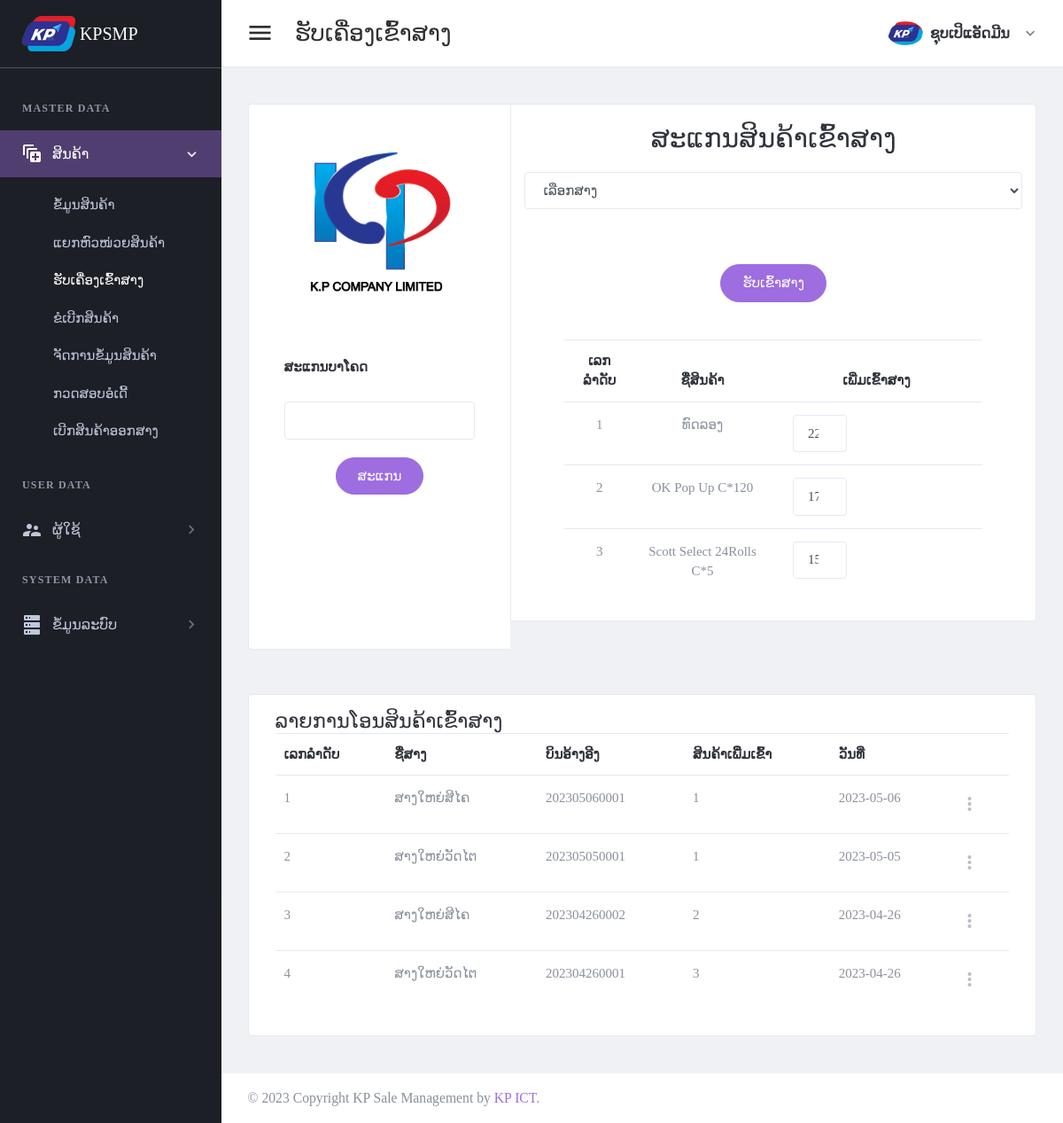
The page /page/stock-in-admin.php (signed in) on the database its author committed.
### tables this page shows
CREATE TABLE `tbl_header_title` (
  `ht_id` int(11) NOT NULL,
  `ht_name` varchar(300) DEFAULT NULL
);

CREATE TABLE `tbl_sub_title` (
  `st_id` int(11) NOT NULL,
  `st_name` varchar(300) DEFAULT NULL,
  `icon_code` varchar(100) DEFAULT NULL,
  `ht_id` int(11) DEFAULT NULL
);

CREATE TABLE `tbl_page_title` (
  `pt_id` int(11) NOT NULL,
  `pt_name` varchar(300) DEFAULT NULL,
  `ptf_name` varchar(100) DEFAULT NULL,
  `st_id` int(11) DEFAULT NULL
);

CREATE TABLE `tbl_stock_in_warehouse` (
  `siw_id` int(11) NOT NULL,
  `siw_bill_number` varchar(30) DEFAULT NULL,
  `bill_type` int(11) DEFAULT NULL,
  `br_id` int(11) DEFAULT NULL,
  `wh_id` int(11) DEFAULT NULL,
  `add_by` int(11) DEFAULT NULL,
  `date_register` date DEFAULT NULL
);

CREATE TABLE `tbl_warehouse` (
  `wh_id` int(11) NOT NULL,
  `wh_name` varchar(150) DEFAULT NULL,
  `wh_status` int(11) DEFAULT NULL,
  `wh_type` int(11) DEFAULT NULL,
  `br_id` int(11) DEFAULT NULL,
  `add_by` int(11) DEFAULT NULL,
  `date_register` date DEFAULT NULL
);

### setting/checksession.php (called while the page is built, shortened)
<?php
	if($_SESSION['id_users'] == "" )
	{
	header("location:logout.php");
	}
	  else{
		$id_users = $_SESSION["id_users"];
		$role_id = $_SESSION["role_id"];
	}
?>

### page/stock-in-admin.php (the view, shortened to what this page needs)
<?php
include("../setting/checksession.php");
include("../setting/conn.php");
$header_name = "ຮັບເຄື່ອງເຂົ້າສາງ";
$header_click = "2";
?>
<!DOCTYPE html>
<html lang="en" dir="ltr">
<head>
    <?php
    include("../setting/callcss.php");
    ?>
</head>
<body class="navbar-fixed sidebar-fixed" id="body">
    <div class="wrapper">
        <?php include "menu.php"; ?>
        <div class="page-wrapper">
            <?php
            include "header.php";
            ?>
            <div class="content-wrapper">
                <div class="content">
                    <div class="row no-gutters">
                        <div class="col-lg-4 col-xxl-3">
                            <div class="card card-default chat-left-sidebar" style="height: 100%;">
                                <div class="card-default ">
                                    <div class="card-header">
                                        <div class="form-group  col-lg-12">
                                            <img src="../images/Kp-Logo.png" width="100%" height="100%" alt="Mono">
                                        </div>
                                        <div class="row">
                                            <form method="post" class="contact-form card-header px-0  text-center" id="scanitemfrom">
                                                <div class="input-group px-5 mt-1">
                                                    <label class="text-dark font-weight-medium"> ສະແກນບາໂຄດ </label>
                                                </div>
                                                <div class="input-group px-5 p-4">
                                                    <input type="text" id="box_barcode" name="box_barcode" class="form-control" autofocus>
                                                </div>
                                                <div class="form-group  col-lg-12">
                                                    <label class="text-dark font-weight-medium">
                                                        <button type="submit" name="btn_add" id="btn_add" class="btn btn-primary mb-2 btn-pill">ສະແກນ </button>
                                                    </label>
                                                </div>
                                            </form>
                                        </div>
                                    </div>
                                </div>
                            </div>
                        </div>
                        <div class="col-lg-8 col-xxl-9">
                            <form method="post" id="submittrack">
                                <div class="card card-default chat-right-sidebar text-center" style="height: 100%;">
                                    <h2 class="mt-4 "> ສະແກນສິນຄ້າເຂົ້າສາງ </h2>
                                    <div class="form-group col-lg-12 mt-4">
                                        <div class="form-group">
                                            <select class=" form-control font" name="wh_id" id="wh_id">
                                                <option value=""> ເລືອກສາງ </option>
                                            </select>
                                        </div>
                                    </div>
                                    <div class="d-flex justify-content-center mt-6">
                                        <button type="submit" class="btn btn-primary mb-2 btn-pill">ຮັບເຂົ້າສາງ</button>
                                    </div>
                                    <div class="card-body pb-0 " data-simplebar>
                                        <div class="card-body">
                                            <table id="" class="table table-hover table-product" style="width:100%">
                                                <thead>
                                                    <tr>
                                                        <th>ເລກລຳດັບ</th>
                                                        <th>ຊື່ສິນຄ້າ</th>
                                                        <th>ເພີ່ມເຂົ້າສາງ</th>
                                                    </tr>
                                                </thead>
                                                <tbody>
                                                    <?php
                                                    $stmt4 = $conn->prepare("select a.item_id,item_name,sum(item_values) as item_values
                                                    from tbl_stock_in_warehouse_detail_pre a
                                                    left join tbl_item_data b on a.item_id = b.item_id
                                                    where add_by='$id_users'
                                                    group by item_name,a.item_id
                                                    order by siwdp_id  desc ");
                                                    $stmt4->execute();
                                                    $i = 1;
                                                    if ($stmt4->rowCount() > 0) {
                                                        while ($row4 = $stmt4->fetch(PDO::FETCH_ASSOC)) {
                                                            $item_name = $row4['item_name'];
                                                            $item_values = $row4['item_values'];
                                                            $x = 1;
                                                    ?>
                                                            <tr>
                                                                <td><?php echo "$i"; ?></td>
                                                                <td>
                                                                    <?php
                                                                    echo mb_strimwidth("$item_name", 0, 50, "...");
                                                                    ?>
                                                                </td>
                                                                <td>
                                                                    <div class="col-lg-5  ">
                                                                        <input type="number" name="item_values[]" id="item_values<?php echo $x; ?>" value='<?php echo "$item_values"; ?>' class="form-control">
                                                                    </div>
                                                                </td>
                                                            </tr>
                                                    <?php
                                                            $i++;
                                                        }
                                                    }
                                                    ?>
                                                </tbody>
                                            </table>
                                        </div>
                                    </div>
                                </div>
                            </form>
                        </div>
                    </div>
                </div>
            </div>
            <div class="content-wrapper">
                <div class="content">
                    <div class="card card-default">
                        <div class="card-body">
                            <h4 class="text-dark">ລາຍການໂອນສິນຄ້າເຂົ້າສາງ</h4>
                            <table id="productsTable3" class="table table-hover table-product" style="width:100%">
                                <thead>
                                    <tr>
                                        <th>ເລກລຳດັບ</th>
                                        <th>ຊື່ສາງ</th>
                                        <th>ບິນອ້າງອີງ</th>
                                        <th>ສິນຄ້າເພິີ່ມເຂົ້າ</th>
                                        <th>ວັນທີ່</th>
                                        <th></th>
                                    </tr>
                                </thead>
                                <tbody>
                                    <?php
                                    $stmt5 = $conn->prepare(" select a.siw_id,siw_bill_number,a.date_register,count(siwd_id) as count_item,wh_name
                                    from tbl_stock_in_warehouse a
                                    left join tbl_stock_in_warehouse_detail b on a.siw_id = b.siw_id
                                    left join tbl_warehouse c on a.wh_id = c.wh_id
                                    where a.add_by ='$id_users'
                                    group by siw_id desc ");
                                    $stmt5->execute();
                                    $b = 1;
                                    if ($stmt5->rowCount() > 0) {
                                        while ($row5 = $stmt5->fetch(PDO::FETCH_ASSOC)) {
                                    ?>
                                            <tr>
                                                <td><?php echo "$b"; ?></td>
                                                <td><?php echo $row5['wh_name']; ?></td>
                                                <td><?php echo $row5['siw_bill_number']; ?></td>
                                                <td><?php echo $row5['count_item']; ?></td>
                                                <td><?php echo $row5['date_register']; ?></td>
                                                <td>
                                                    <div class="dropdown">
                                                        <a class="dropdown-toggle icon-burger-mini" href="#" role="button" id="dropdownMenuLink" data-toggle="dropdown" aria-haspopup="true" aria-expanded="false" data-display="static">
                                                        </a>
                                                    </div>
                                                </td>
                                            </tr>
                                    <?php
                                            $b++;
                                        }
                                    }
                                    ?>
                                </tbody>
                            </table>
                        </div>
                    </div>
                </div>
            </div>
            <?php include "footer.php"; ?>
        </div>
    </div>
</body>
</html>

### page/menu.php
<aside class="left-sidebar sidebar-dark" id="left-sidebar">
  <div id="sidebar" class="sidebar sidebar-with-footer">
    <div class="app-brand">
      <a href="index.php">
        <img src="../images/iconmenu.png" alt="Mono">
        <span class="brand-name"> KPSMP</span>
      </a>
    </div>
    <div class="sidebar-left" data-simplebar style="height: 100%;">
      <ul class="nav sidebar-inner" id="sidebar-menu">
        <?php
        $stmt = $conn->prepare(" SELECT distinct a.ht_id,ht_name
        FROM tbl_header_title a
        left join tbl_role_page b on a.ht_id = b.ht_id
        where role_id ='$role_id'
        order by  a.ht_id asc ");
        $stmt->execute();
        if ($stmt->rowCount() > 0) {
          while ($row = $stmt->fetch(PDO::FETCH_ASSOC)) {
            $ht_id = $row['ht_id'];
            $ht_name = $row['ht_name'];
        ?>
            <li class="section-title"> <?php echo "$ht_name"; ?></li>
            <?php
            $stmt1 = $conn->prepare("SELECT distinct a.st_id,st_name,role_id,icon_code
            FROM tbl_sub_title a
            left join tbl_role_page b on a.st_id = b.st_id
            where a.ht_id = '$ht_id' and role_id ='$role_id'
            order by a.st_id asc ");
            $stmt1->execute();
            if ($stmt1->rowCount() > 0) {
              while ($row1 = $stmt1->fetch(PDO::FETCH_ASSOC)) {
                $st_name = $row1['st_name'];
                $st_id = $row1['st_id'];
                $icon_code = $row1['icon_code'];
            ?>
                <li class='has-sub <?php if ($header_click == "$st_id") {  echo "active expand"; } ?>'>
                  <a class="sidenav-item-link" href="javascript:void(0)" data-toggle="collapse" data-target='#<?php echo "$st_name"; ?>' aria-expanded="false" aria-controls="<?php echo "$st_name"; ?>">
                    <i class="mdi <?php echo"$icon_code";?>"></i>
                    <span class="nav-text"> <?php echo "$st_name"; ?> </span> <b class="caret"></b>
                  </a>
                  <ul class='collapse <?php if ($header_click == "$st_id" ) { echo "show"; } ?>' id="<?php echo "$st_name"; ?>" data-parent="#sidebar-menu">
                    <div class="sub-menu">
                      <?php
                      $stmt2 = $conn->prepare(" SELECT pt_name,ptf_name
                      FROM tbl_page_title a
                      left join tbl_role_page b on a.pt_id = b.pt_id
                      where a.st_id = '$st_id' and role_id ='$role_id'
                      order by a.pt_id asc ");
                      $stmt2->execute();
                      if ($stmt2->rowCount() > 0) {
                        while ($row2 = $stmt2->fetch(PDO::FETCH_ASSOC)) {
                          $pt_name = $row2['pt_name'];
                      ?>
                          <li class="<?php if ($header_name ==  $row2['pt_name']) { echo "active"; } ?>">
                            <a class="sidenav-item-link" href='<?php echo $row2['ptf_name'] ?>'>
                              <span class="nav-text"><?php echo"$pt_name";?></span>
                            </a>
                          </li>
                      <?php
                        }
                      }
                      ?>
                    </div>
                  </ul>
              <?php
              }
            }
              ?>
                </li>
            <?php
          }
        }
            ?>
      </ul>
    </div>
  </div>
</aside>

### rows shown on the page
tbl_header_title: ht_name "MASTER DATA"
tbl_sub_title: st_name "ສິນຄ້າ"
tbl_page_title: pt_name "ຂໍ້ມູນສິນຄ້າ"
tbl_page_title: pt_name "ແຍກຫົວໜ່ວຍສິນຄ້າ"
tbl_page_title: pt_name "ຮັບເຄື່ອງເຂົ້າສາງ"
tbl_page_title: pt_name "ຂໍເບີກສິນຄ້າ"
tbl_page_title: pt_name "ຈັດການຂໍ້ມູນສິນຄ້າ"
tbl_page_title: pt_name "ກວດສອບອໍເດີ້"
tbl_page_title: pt_name "ເບີກສິນຄ້າອອກສາງ"
tbl_header_title: ht_name "USER DATA"
tbl_sub_title: st_name "ຜູ້ໃຊ້"
tbl_header_title: ht_name "SYSTEM DATA"
tbl_sub_title: st_name "ຂໍ້ມູນລະບົບ"
tbl_stock_in_warehouse: wh.wh_name "ສາງໃຫຍ່ສີໄຄ", siw_bill_number "202305060001", count_item "1", date_register "2023-05-06"
tbl_stock_in_warehouse: wh.wh_name "ສາງໃຫຍ່ວັດໄຕ", siw_bill_number "202305050001", count_item "1", date_register "2023-05-05"
tbl_stock_in_warehouse: wh.wh_name "ສາງໃຫຍ່ສີໄຄ", siw_bill_number "202304260002", count_item "2", date_register "2023-04-26"
tbl_stock_in_warehouse: wh.wh_name "ສາງໃຫຍ່ວັດໄຕ", siw_bill_number "202304260001", count_item "3", date_register "2023-04-26"

### other values the page prints
$header_name "ຮັບເຄື່ອງເຂົ້າສາງ"
$full_name "ຊຸບເປິແອັດມີນ"
mb_strimwidth("$item_name", 0, 50, "...") "ທົດລອງ"
mb_strimwidth("$item_name", 0, 50, "...") "OK Pop Up C*120"
mb_strimwidth("$item_name", 0, 50, "...") "Scott Select 24Rolls C*5"
